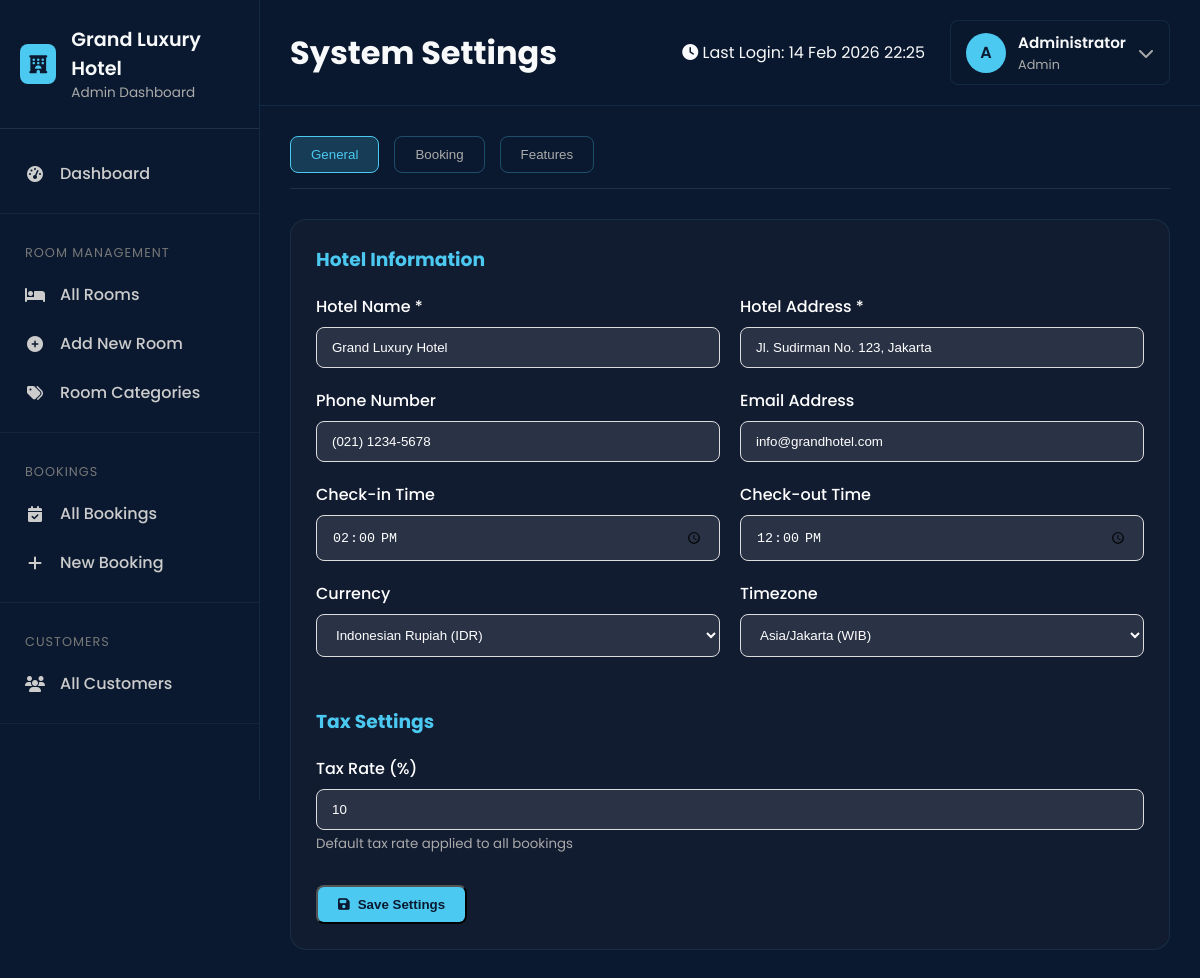
Screenshot of /admin/settings.php (signed in) with the database file from the repository.
### tables this page shows
CREATE TABLE `settings` (
  `id` int(11) NOT NULL,
  `setting_key` varchar(100) NOT NULL,
  `setting_value` text DEFAULT NULL,
  `setting_group` varchar(50) DEFAULT 'general',
  `description` text DEFAULT NULL,
  `created_at` timestamp NOT NULL DEFAULT current_timestamp(),
  `updated_at` timestamp NOT NULL DEFAULT current_timestamp() ON UPDATE current_timestamp()
);

### includes/config.php (called while the page is built, shortened)
<?php
try {
    $conn = new mysqli(DB_HOST, DB_USER, DB_PASS);
    $create_db = "CREATE DATABASE IF NOT EXISTS " . DB_NAME . " DEFAULT CHARACTER SET utf8mb4 COLLATE utf8mb4_general_ci";
    if ($conn->query($create_db) === TRUE) {
        $conn->select_db(DB_NAME);
    } else {
        die("Error creating database: " . $conn->error);
    }
    $conn->set_charset("utf8mb4");
} catch (Exception $e) {
    die("Database connection failed: " . $e->getMessage());
}
function getSetting($conn, $key) {
    $stmt = $conn->prepare("SELECT setting_value FROM settings WHERE setting_key = ?");
    if ($stmt) {
        $stmt->bind_param("s", $key);
        $stmt->execute();
        $result = $stmt->get_result();
        if ($row = $result->fetch_assoc()) {
            return $row['setting_value'];
        }
    }
    return '';
}
$hotel_name = getSetting($conn, 'hotel_name') ?: 'Grand Luxury Hotel';
?>

### admin/settings.php (the view, shortened to what this page needs)
<?php
require_once '../includes/config.php';
$page_title = 'System Settings';
?>
<!DOCTYPE html>
<html lang="id">
<head>
    <link rel="stylesheet" href="https://cdnjs.cloudflare.com/ajax/libs/font-awesome/6.4.0/css/all.min.css">
</head>
<body>
    <div class="admin-wrapper">
        <aside class="sidebar">
            <div class="sidebar-header">
                <div class="sidebar-logo">
                    <i class="fas fa-hotel"></i>
                </div>
                <div class="sidebar-title">
                    <h3><?= htmlspecialchars($hotel_name) ?></h3>
                    <p>Admin Dashboard</p>
                </div>
            </div>
            <nav class="sidebar-nav">
                <a href="index.php" class="nav-item">
                    <i class="fas fa-tachometer-alt"></i>
                    <span>Dashboard</span>
                </a>
                <div class="nav-divider"></div>
                <div class="nav-group">
                    <p class="nav-label">ROOM MANAGEMENT</p>
                    <a href="rooms.php" class="nav-item">
                        <i class="fas fa-bed"></i>
                        <span>All Rooms</span>
                    </a>
                    <a href="rooms.php?action=add" class="nav-item">
                        <i class="fas fa-plus-circle"></i>
                        <span>Add New Room</span>
                    </a>
                    <a href="rooms.php?action=categories" class="nav-item">
                        <i class="fas fa-tags"></i>
                        <span>Room Categories</span>
                    </a>
                </div>
                <div class="nav-divider"></div>
                <div class="nav-group">
                    <p class="nav-label">BOOKINGS</p>
                    <a href="bookings.php" class="nav-item">
                        <i class="fas fa-calendar-check"></i>
                        <span>All Bookings</span>
                    </a>
                    <a href="bookings.php?action=add" class="nav-item">
                        <i class="fas fa-plus"></i>
                        <span>New Booking</span>
                    </a>
                </div>
                <div class="nav-divider"></div>
                <div class="nav-group">
                    <p class="nav-label">CUSTOMERS</p>
                    <a href="customers.php" class="nav-item">
                        <i class="fas fa-users"></i>
                        <span>All Customers</span>
                    </a>
                </div>
                <div class="nav-divider"></div>
                <div class="nav-group">
                    <p class="nav-label">FINANCE</p>
                </div>
            </nav>
        </aside>
        <main class="main-content">
            <header class="top-header">
                <div class="header-left">
                    <h1><?= htmlspecialchars($page_title) ?></h1>
                </div>
                <div class="header-right">
                    <div class="last-login">
                        <i class="fas fa-clock"></i>
                        Last Login: <?= date('d M Y H:i', strtotime($_SESSION['last_login'] ?? date('Y-m-d H:i:s'))) ?>
                    </div>
                    <div class="user-menu-header" id="userMenuHeader">
                        <div class="user-avatar">
                            <?= strtoupper(substr($_SESSION['full_name'] ?? 'A', 0, 1)) ?>
                        </div>
                        <div class="user-info">
                            <div class="user-name"><?= htmlspecialchars($_SESSION['full_name'] ?? 'Admin') ?></div>
                            <div class="user-role"><?= ucfirst($_SESSION['role'] ?? 'admin') ?></div>
                        </div>
                        <i class="fas fa-chevron-down" style="color: #aaa;"></i>
                    </div>
                </div>
            </header>
            <div class="content-area">
                <div class="settings-tabs">
                    <button class="tab-btn active" onclick="showTab('general')">General</button>
                    <button class="tab-btn" onclick="showTab('booking')">Booking</button>
                    <button class="tab-btn" onclick="showTab('features')">Features</button>
                </div>
                <div class="tab-content" id="tab-general">
                    <div class="card">
                        <div class="card-body">
                            <h3 style="margin-bottom: 20px; color: var(--blue);">Hotel Information</h3>
                            <form method="POST" id="settingsForm">
                                <div style="display: grid; grid-template-columns: 1fr 1fr; gap: 20px;">
                                    <div class="form-group">
                                        <label class="form-label">Hotel Name *</label>
                                        <input type="text" name="hotel_name" class="form-control" required
                                               value="<?= htmlspecialchars(getSetting($conn, 'hotel_name')) ?>">
                                    </div>
                                    <div class="form-group">
                                        <label class="form-label">Hotel Address *</label>
                                        <input type="text" name="hotel_address" class="form-control" required
                                               value="<?= htmlspecialchars(getSetting($conn, 'hotel_address')) ?>">
                                    </div>
                                </div>
                                <div style="display: grid; grid-template-columns: 1fr 1fr; gap: 20px;">
                                    <div class="form-group">
                                        <label class="form-label">Phone Number</label>
                                        <input type="text" name="hotel_phone" class="form-control"
                                               value="<?= htmlspecialchars(getSetting($conn, 'hotel_phone')) ?>">
                                    </div>
                                    <div class="form-group">
                                        <label class="form-label">Email Address</label>
                                        <input type="email" name="hotel_email" class="form-control"
                                               value="<?= htmlspecialchars(getSetting($conn, 'hotel_email')) ?>">
                                    </div>
                                </div>
                                <div style="display: grid; grid-template-columns: 1fr 1fr; gap: 20px;">
                                    <div class="form-group">
                                        <label class="form-label">Check-in Time</label>
                                        <input type="time" name="checkin_time" class="form-control"
                                               value="<?= htmlspecialchars(getSetting($conn, 'checkin_time', '14:00')) ?>">
                                    </div>
                                    <div class="form-group">
                                        <label class="form-label">Check-out Time</label>
                                        <input type="time" name="checkout_time" class="form-control"
                                               value="<?= htmlspecialchars(getSetting($conn, 'checkout_time', '12:00')) ?>">
                                    </div>
                                </div>
                                <div style="display: grid; grid-template-columns: 1fr 1fr; gap: 20px;">
                                    <div class="form-group">
                                        <label class="form-label">Currency</label>
                                        <select name="currency" class="form-control">
                                            <option value="IDR" <?= getSetting($conn, 'currency', 'IDR') == 'IDR' ? 'selected' : '' ?>>Indonesian Rupiah (IDR)</option>
                                        </select>
                                    </div>
                                    <div class="form-group">
                                        <label class="form-label">Timezone</label>
                                        <select name="timezone" class="form-control">
                                            <option value="Asia/Jakarta" <?= getSetting($conn, 'timezone', 'Asia/Jakarta') == 'Asia/Jakarta' ? 'selected' : '' ?>>Asia/Jakarta (WIB)</option>
                                        </select>
                                    </div>
                                </div>
                                <div style="margin-top: 30px;">
                                    <h3 style="margin-bottom: 20px; color: var(--blue);">Tax Settings</h3>
                                    <div class="form-group">
                                        <label class="form-label">Tax Rate (%)</label>
                                        <input type="number" name="tax_rate" class="form-control" step="0.1"
                                               value="<?= htmlspecialchars(getSetting($conn, 'tax_rate', '11.0')) ?>">
                                        <small style="color: #aaa;">Default tax rate applied to all bookings</small>
                                    </div>
                                </div>
                                <div style="display: flex; gap: 15px; margin-top: 30px;">
                                    <button type="submit" class="btn btn-primary">
                                        <i class="fas fa-save"></i> Save Settings
                                    </button>
                                </div>
                            </form>
                        </div>
                    </div>
                </div>
            </div>
        </main>
    </div>
</body>
</html>

### admin/settings.php (style rules this page uses)
:root { --navy: #0a192f; --blue: #4cc9f0; --blue-dark: #3a86ff; --light: #f8f9fa; --gray: #6c757d; --dark-bg: #0a192f; --card-bg: rgba(20, 30, 50, 0.85); --sidebar-width: 260px; }
* { margin: 0; padding: 0; box-sizing: border-box; }
body { font-family: 'Poppins', sans-serif; background: var(--dark-bg); color: var(--light); overflow-x: hidden; }
.admin-wrapper { display: flex; min-height: 100vh; }
.sidebar { width: var(--sidebar-width); background: var(--navy); height: 100vh; position: fixed; left: 0; top: 0; z-index: 100; transition: all 0.3s ease; border-right: 1px solid rgba(76, 201, 240, 0.1); }
.sidebar-header { padding: 25px 20px; display: flex; align-items: center; gap: 15px; border-bottom: 1px solid rgba(255,255,255,0.1); }
.sidebar-logo { width: 40px; height: 40px; background: var(--blue); border-radius: 8px; display: flex; align-items: center; justify-content: center; color: var(--navy); font-size: 18px; }
.sidebar-title h3 { font-size: 1.2rem; font-weight: 600; }
.sidebar-title p { font-size: 0.85rem; color: #aaa; }
.sidebar-nav { padding: 20px 0; overflow-y: auto; height: calc(100vh - 180px); }
.nav-item { display: flex; align-items: center; padding: 12px 25px; color: #ccc; text-decoration: none; font-weight: 500; transition: all 0.3s; position: relative; }
.nav-item i { margin-right: 15px; width: 20px; text-align: center; }
.nav-label { padding: 15px 25px 8px; color: #777; font-size: 0.8rem; text-transform: uppercase; letter-spacing: 1px; }
.nav-divider { height: 1px; background: rgba(255,255,255,0.05); margin: 15px 0; }
.main-content { flex: 1; margin-left: var(--sidebar-width); transition: all 0.3s ease; }
.top-header { display: flex; justify-content: space-between; align-items: center; padding: 20px 30px; background: rgba(10, 25, 47, 0.95); backdrop-filter: blur(10px); border-bottom: 1px solid rgba(76, 201, 240, 0.1); }
.header-right { display: flex; align-items: center; gap: 25px; }
.content-area { padding: 30px; }
.card { background: var(--card-bg); border-radius: 16px; margin-bottom: 25px; border: 1px solid rgba(76, 201, 240, 0.1); overflow: hidden; }
.card-body { padding: 25px; }
.form-group { margin-bottom: 20px; }
.form-label { display: block; margin-bottom: 8px; color: white; font-weight: 500; }
.form-control { width: 100%; padding: 12px 15px; border: 1px solid #ddd; border-radius: 8px; background: rgba(255,255,255,0.1); color: white; }
.btn { padding: 10px 20px; border-radius: 8px; font-weight: 600; text-decoration: none; display: inline-flex; align-items: center; gap: 8px; transition: all 0.3s; }
.btn-primary { background: var(--blue); color: var(--navy); }
.settings-tabs { display: flex; gap: 15px; margin-bottom: 30px; border-bottom: 1px solid rgba(255,255,255,0.1); padding-bottom: 15px; }
.tab-btn { padding: 10px 20px; border-radius: 8px; background: transparent; border: 1px solid rgba(76, 201, 240, 0.3); color: #aaa; font-weight: 500; cursor: pointer; transition: all 0.3s; }
.tab-btn.active, .tab-btn:hover { background: rgba(76, 201, 240, 0.2); color: var(--blue); border-color: var(--blue); }
.user-menu-header { display: flex; align-items: center; gap: 12px; background: rgba(10, 25, 47, 0.8); padding: 10px 15px; border-radius: 8px; border: 1px solid rgba(76, 201, 240, 0.1); cursor: pointer; position: relative; }
.user-menu-header .user-avatar { width: 40px; height: 40px; background: var(--blue); border-radius: 50%; display: flex; align-items: center; justify-content: center; font-weight: 600; color: var(--navy); }
.user-menu-header .user-info { display: flex; flex-direction: column; gap: 2px; }
.user-menu-header .user-name { font-weight: 600; font-size: 0.95rem; }
.user-menu-header .user-role { font-size: 0.8rem; color: #aaa; }

### rows the page displays
settings: setting_value "Grand Luxury Hotel", hotel_name "Grand Luxury Hotel"
settings: hotel_address "Jl. Sudirman No. 123, Jakarta"
settings: hotel_phone "(021) 1234-5678"
settings: hotel_email "info@grandhotel.com"
settings: checkin_time "14:00"
settings: checkout_time "12:00"
settings: currency "Indonesian Rupiah (IDR)"
settings: tax_rate "10"

### other values shown
$page_title "System Settings"
substr($_SESSION['full_name'] ?? 'A', 0, 1) "A"
$_SESSION['full_name'] "Administrator"
$_SESSION['role'] "Admin"
